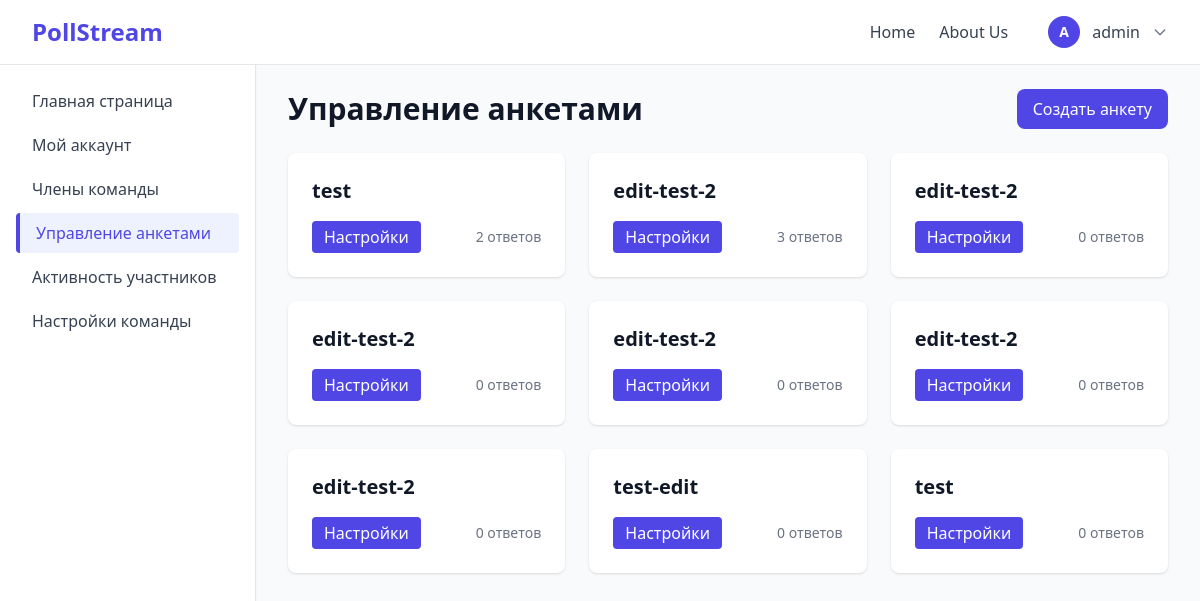
Page /dashboard/forms/ (signed in) on the committed database.
### polls/models.py (models this page shows, shortened)
class Survey(models.Model):
    VISIBILITY_CHOICES = [
        ('private', 'Приватная'),
        ('link', 'По ссылке'),
        ('public', 'Публичная'),
    ]
    RESPONSE_CHOICES = [
        ('unlimited', 'Неограниченное'),
        ('limited', 'Ограниченное количество'),
        ('date_limit', 'До определённой даты'),
    ]
    author = models.ForeignKey(User, on_delete=models.CASCADE, related_name="surveys")
    name = models.CharField(max_length=255, verbose_name="Название анкеты")
    description = models.TextField(blank=True, null=True, verbose_name="Описание анкеты")
    survey_type = models.CharField(max_length=50, default='custom', verbose_name="Тип анкеты")
    state_json = models.JSONField(blank=True, null=True, verbose_name="Структура анкеты")
    visibility = models.CharField(max_length=20, choices=VISIBILITY_CHOICES, default='link', verbose_name="Видимость")
    response_type = models.CharField(max_length=20, choices=RESPONSE_CHOICES, default='unlimited', verbose_name="Ограничение ответов")
    response_limit = models.IntegerField(blank=True, null=True, verbose_name="Максимум ответов")
    response_deadline = models.DateTimeField(blank=True, null=True, verbose_name="Крайний срок")
    show_progress_bar = models.BooleanField(default=True, verbose_name="Показывать прогресс")
    show_question_numbers = models.BooleanField(default=True, verbose_name="Показывать номера вопросов")
    shuffle_questions = models.BooleanField(default=False, verbose_name="Перемешивать вопросы")
    allow_edit_after_submit = models.BooleanField(default=False, verbose_name="Разрешить изменения после отправки")
    is_active = models.BooleanField(default=True, verbose_name="Активна")
    created_at = models.DateTimeField(auto_now_add=True, verbose_name="Дата создания")
    updated_at = models.DateTimeField(auto_now=True, verbose_name="Дата обновления")
    class Meta:
        verbose_name = "Анкета"
        verbose_name_plural = "Анкеты"
        ordering = ['-created_at']

### polls/views.py (the view)
# urls.py: path('dashboard/forms/', views.dashboard_forms, name='dashboard_forms'),
@login_required
def dashboard_forms(request):
    surveys = Survey.objects.filter(author=request.user).order_by('-created_at')
    return render(request, 'polls/dashboard_forms.html', {
        'surveys': surveys
    })

### polls/templates/polls/dashboard_forms.html (shortened to what this page needs)
{% extends 'polls/dashboard_base.html' %}
{% block content %}
<div class="space-y-6">
    <div class="flex items-center justify-between">
        <h1 class="text-3xl font-bold text-gray-900">Управление анкетами</h1>
        <a href="{% url 'create_survey' %}" class="px-4 py-2 bg-indigo-600 text-white rounded-lg font-medium hover:bg-indigo-700 transition">
            Создать анкету
        </a>
    </div>
    {% if surveys %}
    <div class="grid gap-6 md:grid-cols-2 lg:grid-cols-3">
        {% for survey in surveys %}
        <div class="bg-white rounded-lg shadow p-6 flex flex-col justify-between">
            <div>
                <h2 class="text-xl font-semibold text-gray-900">{{ survey.name }}</h2>
            </div>
            <div class="mt-4 flex justify-between items-center">
                <a href="{% url 'survey_settings' survey.id %}" class="px-3 py-1 bg-indigo-600 text-white rounded hover:bg-indigo-700">Настройки</a>
                <span class="text-sm text-gray-500">{{ survey.responses.count }} ответов</span>
            </div>
        </div>
        {% endfor %}
    </div>
    {% endif %}
</div>
{% endblock %}

### polls/templates/polls/dashboard_base.html (shortened to what this page needs)
<!DOCTYPE html>
{% load static %}
<html lang="ru">
<head>
    <script src="https://cdn.tailwindcss.com"></script>
</head>
<body class="bg-gray-50 text-gray-800">
<header class="bg-white border-b shadow-sm">
    <div class="max-w-full mx-auto px-8 h-16 flex items-center justify-between">
        <a href="{% url 'index' %}" class="font-bold text-indigo-600 text-2xl">
            PollStream
        </a>
        <nav class="flex items-center gap-6">
            <a href="{% url 'index' %}" class="text-base text-gray-700 hover:text-indigo-600 transition">Home</a>
            <a href="#" class="text-base text-gray-700 hover:text-indigo-600 transition">About Us</a>
            <div class="flex items-center gap-3 ml-4 relative">
                <button type="button" class="flex items-center gap-3 cursor-pointer" id="user-menu-button">
                    <div class="w-8 h-8 bg-indigo-600 text-white rounded-full flex items-center justify-center text-sm font-bold">
                        {{ request.user.username|first|upper }}
                    </div>
                    <span class="text-base text-gray-700">{{ request.user.get_full_name|default:request.user.username }}</span>
                    <svg class="w-4 h-4 text-gray-500" fill="none" stroke="currentColor" viewBox="0 0 24 24">
                        <path stroke-linecap="round" stroke-linejoin="round" stroke-width="2" d="M19 9l-7 7-7-7"></path>
                    </svg>
                </button>
            </div>
        </nav>
    </div>
</header>
<div class="flex h-screen bg-gray-50">
    <aside class="w-64 bg-white border-r border-gray-200 shadow-sm">
        <nav class="p-4 space-y-1">
            <a href="{% url 'dashboard_home' %}" class="{% if request.resolver_match.url_name == 'dashboard_home' %}bg-indigo-50 text-indigo-600 border-l-4 border-indigo-600{% else %}text-gray-700 hover:bg-gray-50{% endif %} block px-4 py-2 rounded transition">
                <span class="font-medium">Главная страница</span>
            </a>
            <a href="{% url 'dashboard_profile' %}" class="{% if request.resolver_match.url_name == 'dashboard_profile' %}bg-indigo-50 text-indigo-600 border-l-4 border-indigo-600{% else %}text-gray-700 hover:bg-gray-50{% endif %} block px-4 py-2 rounded transition">
                <span class="font-medium">Мой аккаунт</span>
            </a>
            <a href="{% url 'dashboard_team' %}" class="{% if request.resolver_match.url_name == 'dashboard_team' %}bg-indigo-50 text-indigo-600 border-l-4 border-indigo-600{% else %}text-gray-700 hover:bg-gray-50{% endif %} block px-4 py-2 rounded transition">
                <span class="font-medium">Члены команды</span>
            </a>
            <a href="{% url 'dashboard_forms' %}" class="{% if request.resolver_match.url_name == 'dashboard_forms' %}bg-indigo-50 text-indigo-600 border-l-4 border-indigo-600{% else %}text-gray-700 hover:bg-gray-50{% endif %} block px-4 py-2 rounded transition">
                <span class="font-medium">Управление анкетами</span>
            </a>
            <a href="{% url 'dashboard_activity' %}" class="{% if request.resolver_match.url_name == 'dashboard_activity' %}bg-indigo-50 text-indigo-600 border-l-4 border-indigo-600{% else %}text-gray-700 hover:bg-gray-50{% endif %} block px-4 py-2 rounded transition">
                <span class="font-medium">Активность участников</span>
            </a>
            <a href="{% url 'dashboard_settings' %}" class="{% if request.resolver_match.url_name == 'dashboard_settings' %}bg-indigo-50 text-indigo-600 border-l-4 border-indigo-600{% else %}text-gray-700 hover:bg-gray-50{% endif %} block px-4 py-2 rounded transition">
                <span class="font-medium">Настройки команды</span>
            </a>
        </nav>
    </aside>
    <main class="flex-1 overflow-y-auto">
        <div class="max-w-6xl mx-auto px-8 py-6">
            {% block content %}{% endblock %}
        </div>
    </main>
</div>
</body>
</html>

### rows in the picture
Survey: name "test", responses.count "2"
Survey: name "edit-test-2", responses.count "3"
Survey: name "edit-test-2", responses.count "0"
Survey: name "edit-test-2", responses.count "0"
Survey: name "edit-test-2", responses.count "0"
Survey: name "edit-test-2", responses.count "0"
Survey: name "edit-test-2", responses.count "0"
Survey: name "test-edit", responses.count "0"
Survey: name "test", responses.count "0"

### other values in the picture
{{ request.user.username|first|upper }} "A"
{{ request.user.get_full_name|default:request.user.username }} "admin"
